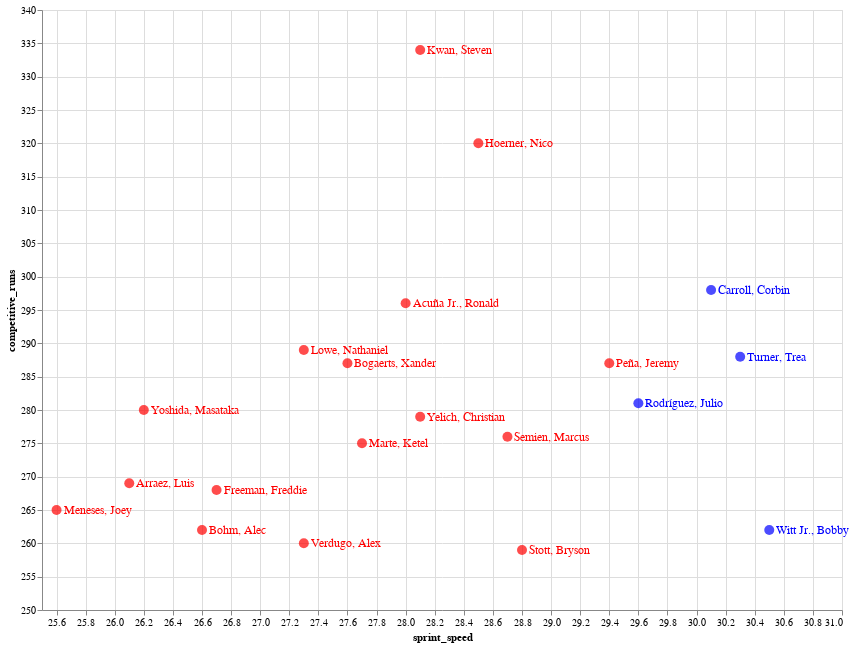

The notebook cell this image was saved under:
### Code cell
top_20_sprint_speed = sprint_speed_df['sprint_speed'].nlargest(20).min()

# Create the Altair chart with larger scale, adjusted opacity, and larger font size for player names
chart = alt.Chart(competitive_runs).mark_circle(size=100, opacity=0.7).encode(
    x=alt.X('sprint_speed', scale=alt.Scale(zero=False, padding=1)),
    y=alt.Y('competitive_runs', scale=alt.Scale(zero=False, padding=1)),
    tooltip=['Name', 'sprint_speed', 'competitive_runs'],
    color=alt.condition(
        alt.datum.sprint_speed >= top_20_sprint_speed,
        alt.value('blue'),  # Color for top 20 sprint speed
        alt.value('red')   # Color for not in top 20 sprint speed
    )
).properties(
    width=800,  # Adjust width of the chart
    height=600  # Adjust height of the chart
)

# Add text labels for player names with larger font size
text = chart.mark_text(align='left', baseline='middle', dx=7, fontSize=12).encode(
    text='Name'
)

# Combine chart and text
chart + text

### Figure 1 — Vega-Lite specification as saved in the notebook (floating-point values rounded to 4 significant figures)
{"config": {"view": {"continuousWidth": 300, "continuousHeight": 300}}, "layer": [{"mark": {"type": "circle", "opacity": 0.7, "size": 100}, "encoding": {"color": {"condition": {"test": "(datum.sprint_speed >= 29.6)", "value": "blue"}, "value": "red"}, "tooltip": [{"field": "Name", "type": "nominal"}, {"field": "sprint_speed", "type": "quantitative"}, {"field": "competitive_runs", "type": "quantitative"}], "x": {"field": "sprint_speed", "scale": {"padding": 1, "zero": false}, "type": "quantitative"}, "y": {"field": "competitive_runs", "scale": {"padding": 1, "zero": false}, "type": "quantitative"}}}, {"mark": {"type": "text", "align": "left", "baseline": "middle", "dx": 7, "fontSize": 12}, "encoding": {"color": {"condition": {"test": "(datum.sprint_speed >= 29.6)", "value": "blue"}, "value": "red"}, "text": {"field": "Name", "type": "nominal"}, "tooltip": [{"field": "Name", "type": "nominal"}, {"field": "sprint_speed", "type": "quantitative"}, {"field": "competitive_runs", "type": "quantitative"}], "x": {"field": "sprint_speed", "scale": {"padding": 1, "zero": false}, "type": "quantitative"}, "y": {"field": "competitive_runs", "scale": {"padding": 1, "zero": false}, "type": "quantitative"}}}], "data": {"name": "data-32d168f7fd414bf5aa2155476c5ff117"}, "height": 600, "width": 800, "$schema": "https://vega.github.io/schema/vega-lite/v5.16.3.json", "datasets": {"data-32d168f7fd414bf5aa2155476c5ff117": [{"Name": "Kwan, Steven", "player_id": 680757, "team_id": 114, "team": "CLE", "position": "LF", "age": 25, "competitive_runs": 334, "bolts": 3.0, "hp_to_1b": 4.22, "sprint_speed": 28.1}, {"Name": "Hoerner, Nico", "player_id": 663538, "team_id": 112, "team": "CHC", "position": "2B", "age": 26, "competitive_runs": 320, "bolts": 4.0, "hp_to_1b": 4.31, "sprint_speed": 28.5}, {"Name": "Carroll, Corbin", "player_id": 682998, "team_id": 109, "team": "AZ", "position": "RF", "age": 22, "competitive_runs": 298, "bolts": 133.0, "hp_to_1b": 4.08, "sprint_speed": 30.1}, {"Name": "Acuña Jr., Ronald", "player_id": 660670, "team_id": 144, "team": "ATL", "position": "RF", "age": 25, "competitive_runs": 296, "bolts": 18.0, "hp_to_1b": 4.35, "sprint_speed": 28.0}, {"Name": "Lowe, Nathaniel", "player_id": 663993, "team_id": 140, "team": "TEX", "position": "1B", "age": 27, "competitive_runs": 289, "bolts": null, "hp_to_1b": 4.38, "sprint_speed": 27.3}, {"Name": "Turner, Trea", "player_id": 607208, "team_id": 143, "team": "PHI", "position": "SS", "age": 30, "competitive_runs": 288, "bolts": 115.0, "hp_to_1b": 4.14, "sprint_speed": 30.3}, {"Name": "Peña, Jeremy", "player_id": 665161, "team_id": 117, "team": "HOU", "position": "SS", "age": 25, "competitive_runs": 287, "bolts": 62.0, "hp_to_1b": 4.28, "sprint_speed": 29.4}, {"Name": "Bogaerts, Xander", "player_id": 593428, "team_id": 135, "team": "SD", "position": "SS", "age": 30, "competitive_runs": 287, "bolts": null, "hp_to_1b": 4.38, "sprint_speed": 27.6}, {"Name": "Rodríguez, Julio", "player_id": 677594, "team_id": 136, "team": "SEA", "position": "CF", "age": 22, "competitive_runs": 281, "bolts": 81.0, "hp_to_1b": 4.28, "sprint_speed": 29.6}, {"Name": "Yoshida, Masataka", "player_id": 807799, "team_id": 111, "team": "BOS", "position": "LF", "age": 29, "competitive_runs": 280, "bolts": null, "hp_to_1b": 4.36, "sprint_speed": 26.2}, {"Name": "Yelich, Christian", "player_id": 592885, "team_id": 158, "team": "MIL", "position": "LF", "age": 31, "competitive_runs": 279, "bolts": 14.0, "hp_to_1b": 4.35, "sprint_speed": 28.1}, {"Name": "Semien, Marcus", "player_id": 543760, "team_id": 140, "team": "TEX", "position": "2B", "age": 32, "competitive_runs": 276, "bolts": 4.0, "hp_to_1b": 4.42, "sprint_speed": 28.7}, {"Name": "Marte, Ketel", "player_id": 606466, "team_id": 109, "team": "AZ", "position": "2B", "age": 29, "competitive_runs": 275, "bolts": 3.0, "hp_to_1b": 4.37, "sprint_speed": 27.7}, {"Name": "Arraez, Luis", "player_id": 650333, "team_id": 146, "team": "MIA", "position": "2B", "age": 26, "competitive_runs": 269, "bolts": null, "hp_to_1b": 4.57, "sprint_speed": 26.1}, {"Name": "Freeman, Freddie", "player_id": 518692, "team_id": 119, "team": "LAD", "position": "1B", "age": 33, "competitive_runs": 268, "bolts": null, "hp_to_1b": 4.53, "sprint_speed": 26.7}, {"Name": "Meneses, Joey", "player_id": 608841, "team_id": 120, "team": "WSH", "position": "DH", "age": 31, "competitive_runs": 265, "bolts": null, "hp_to_1b": 4.77, "sprint_speed": 25.6}, {"Name": "Bohm, Alec", "player_id": 664761, "team_id": 143, "team": "PHI", "position": "3B", "age": 26, "competitive_runs": 262, "bolts": null, "hp_to_1b": 4.65, "sprint_speed": 26.6}, {"Name": "Witt Jr., Bobby", "player_id": 677951, "team_id": 118, "team": "KC", "position": "SS", "age": 23, "competitive_runs": 262, "bolts": 149.0, "hp_to_1b": 4.12, "sprint_speed": 30.5}, {"Name": "Verdugo, Alex", "player_id": 657077, "team_id": 111, "team": "BOS", "position": "RF", "age": 27, "competitive_runs": 260, "bolts": null, "hp_to_1b": 4.34, "sprint_speed": 27.3}, {"Name": "Stott, Bryson", "player_id": 681082, "team_id": 143, "team": "PHI", "position": "2B", "age": 25, "competitive_runs": 259, "bolts": 18.0, "hp_to_1b": 4.23, "sprint_speed": 28.8}]}}
